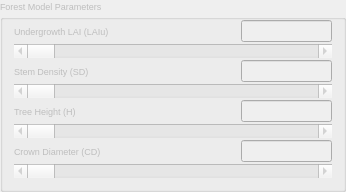
        <widget class="QgsCollapsibleGroupBox" name="ForestMP_Box">
         <property name="enabled">
          <bool>false</bool>
         </property>
         <property name="font">
          <font>
           <pointsize>7</pointsize>
          </font>
         </property>
         <property name="title">
          <string>Forest Model Parameters</string>
         </property>
         <property name="flat">
          <bool>true</bool>
         </property>
         <property name="collapsed">
          <bool>true</bool>
         </property>
         <property name="saveCollapsedState">
          <bool>true</bool>
         </property>
         <layout class="QGridLayout" name="gridLayout_5">
          <property name="topMargin">
           <number>3</number>
          </property>
          <property name="verticalSpacing">
           <number>2</number>
          </property>
          <item row="2" column="0">
           <widget class="QLabel" name="SD_Text">
            <property name="sizePolicy">
             <sizepolicy hsizetype="Minimum" vsizetype="Preferred">
              <horstretch>0</horstretch>
              <verstretch>0</verstretch>
             </sizepolicy>
            </property>
            <property name="minimumSize">
             <size>
              <width>125</width>
              <height>0</height>
             </size>
            </property>
            <property name="maximumSize">
             <size>
              <width>16777215</width>
              <height>20</height>
             </size>
            </property>
            <property name="text">
             <string>Stem Density (SD)</string>
            </property>
           </widget>
          </item>
          <item row="4" column="0">
           <widget class="QLabel" name="TreeH_Text">
            <property name="sizePolicy">
             <sizepolicy hsizetype="Minimum" vsizetype="Preferred">
              <horstretch>0</horstretch>
              <verstretch>0</verstretch>
             </sizepolicy>
            </property>
            <property name="minimumSize">
             <size>
              <width>125</width>
              <height>0</height>
             </size>
            </property>
            <property name="maximumSize">
             <size>
              <width>16777215</width>
              <height>20</height>
             </size>
            </property>
            <property name="text">
             <string>Tree Height (H)</string>
            </property>
           </widget>
          </item>
          <item row="0" column="0">
           <widget class="QLabel" name="LAIu_Text">
            <property name="sizePolicy">
             <sizepolicy hsizetype="Minimum" vsizetype="Preferred">
              <horstretch>0</horstretch>
              <verstretch>0</verstretch>
             </sizepolicy>
            </property>
            <property name="minimumSize">
             <size>
              <width>125</width>
              <height>0</height>
             </size>
            </property>
            <property name="maximumSize">
             <size>
              <width>16777215</width>
              <height>20</height>
             </size>
            </property>
            <property name="text">
             <string>Undergrowth LAI (LAIu)</string>
            </property>
           </widget>
          </item>
          <item row="0" column="1">
           <spacer name="horizontalSpacer_15">
            <property name="orientation">
             <enum>Qt::Horizontal</enum>
            </property>
            <property name="sizeType">
             <enum>QSizePolicy::Fixed</enum>
            </property>
            <property name="sizeHint" stdset="0">
             <size>
              <width>90</width>
              <height>20</height>
             </size>
            </property>
           </spacer>
          </item>
          <item row="6" column="0">
           <widget class="QLabel" name="CD_Text">
            <property name="sizePolicy">
             <sizepolicy hsizetype="Minimum" vsizetype="Preferred">
              <horstretch>0</horstretch>
              <verstretch>0</verstretch>
             </sizepolicy>
            </property>
            <property name="minimumSize">
             <size>
              <width>125</width>
              <height>0</height>
             </size>
            </property>
            <property name="maximumSize">
             <size>
              <width>16777215</width>
              <height>20</height>
             </size>
            </property>
            <property name="text">
             <string>Crown Diameter (CD)</string>
            </property>
           </widget>
          </item>
          <item row="0" column="2">
           <widget class="QLineEdit" name="LAIu_lineEdit">
            <property name="sizePolicy">
             <sizepolicy hsizetype="Expanding" vsizetype="Minimum">
              <horstretch>0</horstretch>
              <verstretch>0</verstretch>
             </sizepolicy>
            </property>
            <property name="minimumSize">
             <size>
              <width>0</width>
              <height>0</height>
             </size>
            </property>
            <property name="inputMethodHints">
             <set>Qt::ImhDigitsOnly</set>
            </property>
            <property name="frame">
             <bool>true</bool>
            </property>
            <property name="alignment">
             <set>Qt::AlignCenter</set>
            </property>
           </widget>
          </item>
          <item row="6" column="2">
           <widget class="QLineEdit" name="CD_lineEdit">
            <property name="sizePolicy">
             <sizepolicy hsizetype="Expanding" vsizetype="Minimum">
              <horstretch>0</horstretch>
              <verstretch>0</verstretch>
             </sizepolicy>
            </property>
            <property name="minimumSize">
             <size>
              <width>0</width>
              <height>0</height>
             </size>
            </property>
            <property name="inputMethodHints">
             <set>Qt::ImhDigitsOnly</set>
            </property>
            <property name="frame">
             <bool>true</bool>
            </property>
            <property name="alignment">
             <set>Qt::AlignCenter</set>
            </property>
           </widget>
          </item>
          <item row="3" column="0" colspan="3">
           <widget class="QScrollBar" name="SD_Slide">
            <property name="orientation">
             <enum>Qt::Horizontal</enum>
            </property>
           </widget>
          </item>
          <item row="7" column="0" colspan="3">
           <widget class="QScrollBar" name="CD_Slide">
            <property name="orientation">
             <enum>Qt::Horizontal</enum>
            </property>
           </widget>
          </item>
          <item row="4" column="2">
           <widget class="QLineEdit" name="TreeH_lineEdit">
            <property name="sizePolicy">
             <sizepolicy hsizetype="Expanding" vsizetype="Minimum">
              <horstretch>0</horstretch>
              <verstretch>0</verstretch>
             </sizepolicy>
            </property>
            <property name="minimumSize">
             <size>
              <width>0</width>
              <height>0</height>
             </size>
            </property>
            <property name="inputMethodHints">
             <set>Qt::ImhDigitsOnly</set>
            </property>
            <property name="frame">
             <bool>true</bool>
            </property>
            <property name="alignment">
             <set>Qt::AlignCenter</set>
            </property>
           </widget>
          </item>
          <item row="1" column="0" colspan="3">
           <widget class="QScrollBar" name="LAIu_Slide">
            <property name="orientation">
             <enum>Qt::Horizontal</enum>
            </property>
           </widget>
          </item>
          <item row="2" column="2">
           <widget class="QLineEdit" name="SD_lineEdit">
            <property name="sizePolicy">
             <sizepolicy hsizetype="Expanding" vsizetype="Minimum">
              <horstretch>0</horstretch>
              <verstretch>0</verstretch>
             </sizepolicy>
            </property>
            <property name="minimumSize">
             <size>
              <width>0</width>
              <height>0</height>
             </size>
            </property>
            <property name="inputMethodHints">
             <set>Qt::ImhDigitsOnly</set>
            </property>
            <property name="frame">
             <bool>true</bool>
            </property>
            <property name="alignment">
             <set>Qt::AlignCenter</set>
            </property>
           </widget>
          </item>
          <item row="5" column="0" colspan="3">
           <widget class="QScrollBar" name="TreeH_Slide">
            <property name="orientation">
             <enum>Qt::Horizontal</enum>
            </property>
           </widget>
          </item>
         </layout>
        </widget>
